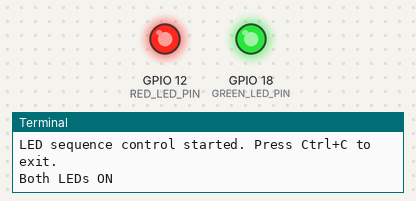
The program below on a simulated Raspberry Pi (BCM pin numbers). Shown: output pins drawn as LEDs (lit = HIGH), the last lines printed to the terminal.

Above: at 1.0 s.
At 3.0 s:
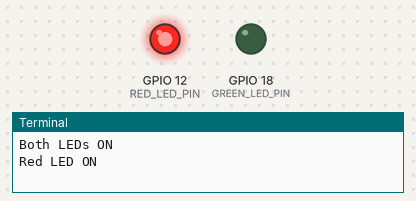
At 5.0 s:
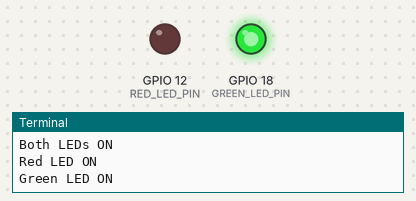
At 7.0 s:
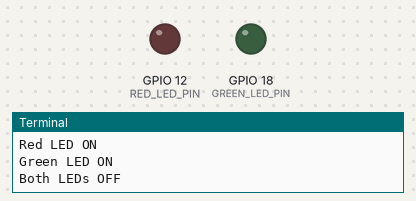
Timing chart, 0 to 10.4 s (numbered marks = the images above):
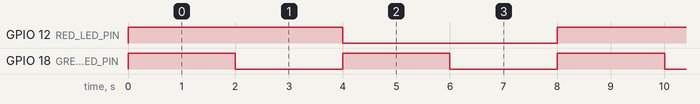

The program:

led_sequence_control.py
```python
#!/usr/bin/env python3

import time
import RPi.GPIO as GPIO

GREEN_LED_PIN = 18
RED_LED_PIN = 12


def setup():
    GPIO.setmode(GPIO.BCM)
    GPIO.setup(GREEN_LED_PIN, GPIO.OUT)
    GPIO.setup(RED_LED_PIN, GPIO.OUT)
    GPIO.output(GREEN_LED_PIN, GPIO.LOW)
    GPIO.output(RED_LED_PIN, GPIO.LOW)


def main():
    setup()
    print("LED sequence control started. Press Ctrl+C to exit.")

    try:
        while True:
            # Both ON
            GPIO.output(GREEN_LED_PIN, GPIO.HIGH)
            GPIO.output(RED_LED_PIN, GPIO.HIGH)
            print("Both LEDs ON")
            time.sleep(2)

            # Red only
            GPIO.output(GREEN_LED_PIN, GPIO.LOW)
            GPIO.output(RED_LED_PIN, GPIO.HIGH)
            print("Red LED ON")
            time.sleep(2)

            # Green only
            GPIO.output(GREEN_LED_PIN, GPIO.HIGH)
            GPIO.output(RED_LED_PIN, GPIO.LOW)
            print("Green LED ON")
            time.sleep(2)

            # Both OFF
            GPIO.output(GREEN_LED_PIN, GPIO.LOW)
            GPIO.output(RED_LED_PIN, GPIO.LOW)
            print("Both LEDs OFF")
            time.sleep(2)

    except KeyboardInterrupt:
        print("\nStopping program...")

    finally:
        GPIO.cleanup()


if __name__ == "__main__":
    main()
```

Measured:
- by itself, GPIO 12 (RED_LED_PIN): alternates HIGH for 4.0 s and LOW for 4.0 s
- by itself, GPIO 18 (GREEN_LED_PIN): alternates HIGH for 2.0 s and LOW for 2.0 s
- by itself, everything shown: repeats every 8.0 s, in 4 steps
